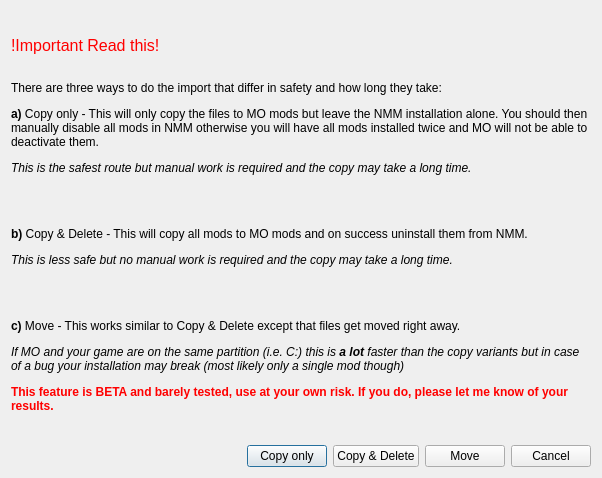
<?xml version="1.0" encoding="UTF-8"?>
<ui version="4.0">
 <class>ModeDialog</class>
 <widget class="QDialog" name="ModeDialog">
  <property name="geometry">
   <rect>
    <x>0</x>
    <y>0</y>
    <width>602</width>
    <height>478</height>
   </rect>
  </property>
  <property name="palette">
   <palette>
    <active>
     <colorrole role="WindowText">
      <brush brushstyle="SolidPattern">
       <color alpha="255">
        <red>255</red>
        <green>0</green>
        <blue>0</blue>
       </color>
      </brush>
     </colorrole>
    </active>
    <inactive>
     <colorrole role="WindowText">
      <brush brushstyle="SolidPattern">
       <color alpha="255">
        <red>255</red>
        <green>0</green>
        <blue>0</blue>
       </color>
      </brush>
     </colorrole>
    </inactive>
    <disabled>
     <colorrole role="WindowText">
      <brush brushstyle="SolidPattern">
       <color alpha="255">
        <red>120</red>
        <green>120</green>
        <blue>120</blue>
       </color>
      </brush>
     </colorrole>
    </disabled>
   </palette>
  </property>
  <property name="windowTitle">
   <string>Mode</string>
  </property>
  <layout class="QVBoxLayout" name="verticalLayout">
   <item>
    <widget class="QLabel" name="label">
     <property name="palette">
      <palette>
       <active>
        <colorrole role="WindowText">
         <brush brushstyle="SolidPattern">
          <color alpha="255">
           <red>0</red>
           <green>0</green>
           <blue>0</blue>
          </color>
         </brush>
        </colorrole>
       </active>
       <inactive>
        <colorrole role="WindowText">
         <brush brushstyle="SolidPattern">
          <color alpha="255">
           <red>0</red>
           <green>0</green>
           <blue>0</blue>
          </color>
         </brush>
        </colorrole>
       </inactive>
       <disabled>
        <colorrole role="WindowText">
         <brush brushstyle="SolidPattern">
          <color alpha="255">
           <red>120</red>
           <green>120</green>
           <blue>120</blue>
          </color>
         </brush>
        </colorrole>
       </disabled>
      </palette>
     </property>
     <property name="text">
      <string>&lt;html&gt;&lt;head/&gt;&lt;body&gt;&lt;p&gt;&lt;span style=&quot; font-size:12pt; color:#ff0000;&quot;&gt;!Important Read this!&lt;/span&gt;&lt;/p&gt;&lt;p&gt;&lt;br/&gt;There are three ways to do the import that differ in safety and how long they take:&lt;/p&gt;&lt;p&gt;&lt;span style=&quot; font-weight:600;&quot;&gt;a)&lt;/span&gt; Copy only - This will only copy the files to MO mods but leave the NMM installation alone. You should then manually disable all mods in NMM otherwise you will have all mods installed twice and MO will not be able to deactivate them.&lt;/p&gt;&lt;p&gt;&lt;span style=&quot; font-style:italic;&quot;&gt;This is the safest route but manual work is required and the copy may take a long time.&lt;/span&gt;&lt;/p&gt;&lt;p&gt;&lt;br/&gt;&lt;/p&gt;&lt;p&gt;&lt;span style=&quot; font-weight:600;&quot;&gt;b)&lt;/span&gt; Copy &amp;amp; Delete - This will copy all mods to MO mods and on success uninstall them from NMM.&lt;/p&gt;&lt;p&gt;&lt;span style=&quot; font-style:italic;&quot;&gt;This is less safe but no manual work is required and the copy may take a long time.&lt;/span&gt;&lt;/p&gt;&lt;p&gt;&lt;br/&gt;&lt;/p&gt;&lt;p&gt;&lt;span style=&quot; font-weight:600;&quot;&gt;c)&lt;/span&gt; Move - This works similar to Copy &amp;amp; Delete except that files get moved right away.&lt;/p&gt;&lt;p&gt;&lt;span style=&quot; font-style:italic;&quot;&gt;If MO and your game are on the same partition (i.e. C:) this is &lt;/span&gt;&lt;span style=&quot; font-weight:600; font-style:italic;&quot;&gt;a lot&lt;/span&gt;&lt;span style=&quot; font-style:italic;&quot;&gt; faster than the copy variants but in case of a bug your installation may break (most likely only a single mod though)&lt;/span&gt;&lt;/p&gt;&lt;p&gt;&lt;span style=&quot; font-weight:600; color:#ff0000;&quot;&gt;This feature is BETA and barely tested, use at your own risk. If you do, please let me know of your results.&lt;/span&gt;&lt;/p&gt;&lt;/body&gt;&lt;/html&gt;</string>
     </property>
     <property name="wordWrap">
      <bool>true</bool>
     </property>
    </widget>
   </item>
   <item>
    <layout class="QHBoxLayout" name="horizontalLayout">
     <item>
      <spacer name="horizontalSpacer">
       <property name="orientation">
        <enum>Qt::Horizontal</enum>
       </property>
       <property name="sizeHint" stdset="0">
        <size>
         <width>40</width>
         <height>20</height>
        </size>
       </property>
      </spacer>
     </item>
     <item>
      <widget class="QPushButton" name="copyButton">
       <property name="text">
        <string>Copy only</string>
       </property>
      </widget>
     </item>
     <item>
      <widget class="QPushButton" name="copyDeleteButton">
       <property name="text">
        <string>Copy &amp;&amp; Delete</string>
       </property>
      </widget>
     </item>
     <item>
      <widget class="QPushButton" name="moveButton">
       <property name="text">
        <string>Move</string>
       </property>
      </widget>
     </item>
     <item>
      <widget class="QPushButton" name="cancelButton">
       <property name="text">
        <string>Cancel</string>
       </property>
      </widget>
     </item>
    </layout>
   </item>
  </layout>
 </widget>
 <resources/>
 <connections/>
</ui>
